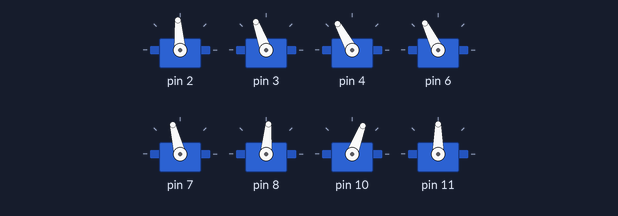
Simulated run of this sketch. Board: Arduino Uno, built with avr-gcc and run on an emulated ATmega328P. On the bench: 8 × servo.

Above: at 3.05 s.
At 3.5 s:
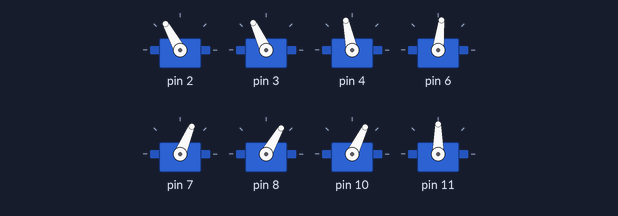
At 3.75 s:
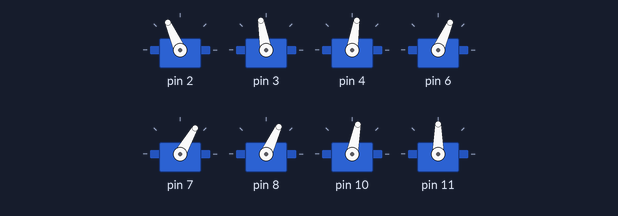
At 4.0 s:
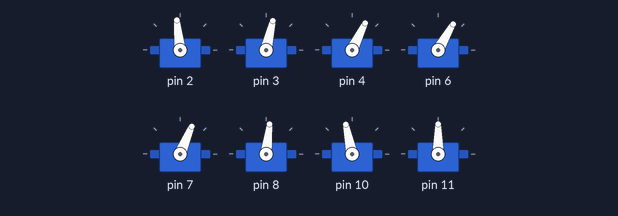
At 4.5 s:
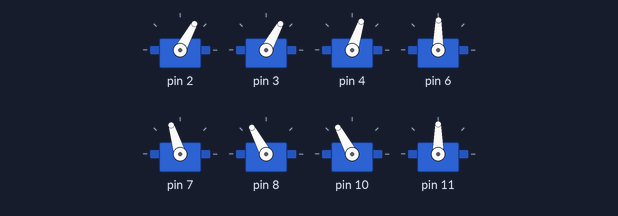
At 5.0 s:
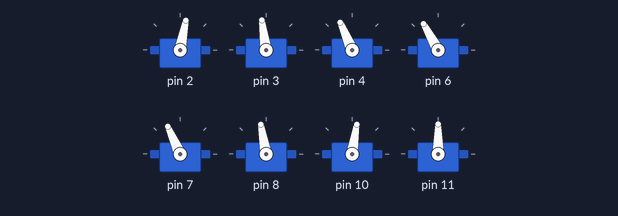
Timing chart, 0 to 7.9 s (numbered marks = the images above):
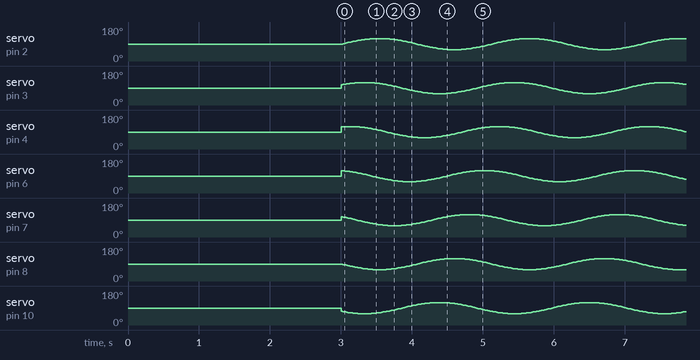

The sketch:

mouvement.ino
```cpp
#include"mouvement.h"
#include <Servo.h>

mouvement mymove;

void setup() {
  Serial.begin(9600);
  mymove.myServos[0].attach(2);
  mymove.myServos[1].attach(3);
  mymove.myServos[2].attach(4);
  mymove.myServos[3].attach(6);
  mymove.myServos[4].attach(7);
  mymove.myServos[5].attach(8);
  mymove.myServos[6].attach(10);
  mymove.myServos[7].attach(11);
  //mymove.myServos[8].attach(8);
  //mymove.myServos[9].attach(5);


  //initialisation des servos formant une ligne droite
  mymove.straightline();
  delay(2000);
}

void loop(){
mymove.slither(0, 30, 2, 0.8);
//mymove.straightline();

 /*int K1=35;
  int K2=K1;
  int v=2;
while(K1>1){
  mymove.slither(0,K1,v,1);
  K1=K1-10;
  if(K1<K2-10){
    v=v+2;
    K2=K2-10;
  }
  Serial.print(K1);
  Serial.print("   ");
  Serial.println(v);
  }
  for(int m=0;m>21;m++){
    mymove.slither(m,K1,v,1);
    delay(200);
  }
while(K1<35){
  mymove.slither(20,K1,v,1);
  K1=K1+10;
  if(K1>K2){
    v=v-2;
    K2=K2+10;
  }
  Serial.print(K1);
  Serial.print("   ");
  Serial.println(v);
}
 for(int m=20;m<0;m--){
    mymove.slither(m,K1,v,1);
    delay(200);
 }*/
}
```

mouvement.cpp
```cpp
#include "mouvement.h"
#include "Arduino.h"


mouvement::mouvement(){};

void mouvement::slither(int offset, int Amplitude, int Speed, float wavelengths){
  MaxAngleDisplacement=abs(offset)+abs(Amplitude); //amount servo can rotate from the SetpointAngle without going out of the [0,180] degree range
  while(MaxAngleDisplacement>90){ //prevents a setpoint angle outside the rage of[0,180]
    Amplitude=abs(Amplitude)-1;
    MaxAngleDisplacement=abs(offset)+Amplitude;
  }
  for(int i=0; i<360; i++){
   this->rads=i*pi/180.0;     //convert from degrees to radians le this nous permet de selectionner la variable rads de la class mouvement
   for(int j=0; j<7; j++){
      myServos[j].write(90+offset+Amplitude*sin(Speed*this->rads+j*wavelengths*Shift));
     }
   delay(10);
  }
}

void mouvement::straightline(){
  for(int i=0; i<10; i++){
    myServos[i].write(90);
    delay(100);
  }
}
```

mouvement.h
```cpp
#include <Servo.h>
class mouvement{
  public:
    mouvement();
    Servo myServos[10];
    float pi=3.14159;
    int TotalNumberofServos=8;
    float Shift = 2*pi/TotalNumberofServos;
    float Wavelengths, rads;
    int  MaxAngleDisplacement;
    void slither(int offset, int Amplitude, int Speed, float wavelengths);
    void straightline();
  private:

};
```
